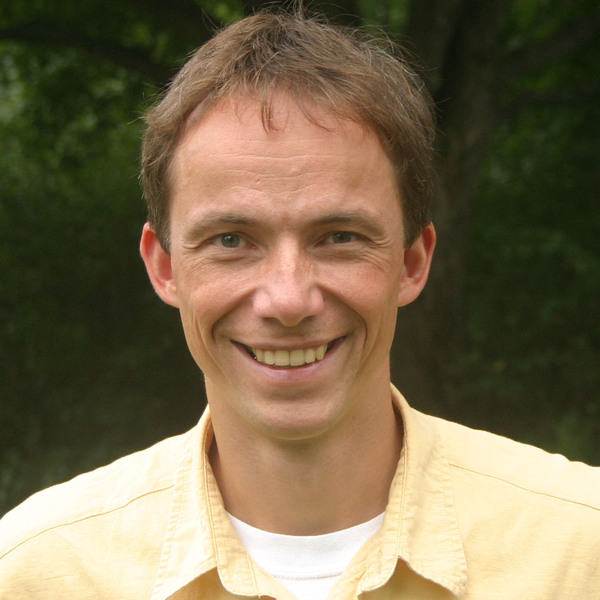
//> input picture utils/daniel2.jpg, 600 x 600 px
$ ./canny daniel2.jpg   (built with g++ and OpenCV 4)
//> lines starting //> are read from the running program, lines starting //| are printed output that depends on the picture
/* canny.cpp - canny edges
 *
 * CS 453 openCV demo
 *
 * OpenCV can only run canny on 8U (byte) images, so it won't work for
 * smoothing with high sigmas...
 */

#include <stdio.h>
#include "opencv2/opencv.hpp"

using namespace cv;
using namespace std;

Mat im0, ims, ime;
const char *wins = "Smoothed";
const char *wine = "Edges";
int sigmaval = 0;
int loval = 0;
int hival = 0;

void mycanny()
{
    //printf("lo = %d   hi = %d\n", loval, hival);
    Canny(ims, ime, loval, hival, 3, true);
    // invert black to white
    ime.convertTo(ime, -1, -1, 255); // rtype=-1 (same result type), scale=-1, offset=255
    imshow(wine, ime);
}

void changelo(int, void *)
{
    if (hival < loval)
	setTrackbarPos("hi", wine, loval);
    mycanny();
}

void changehi(int, void *)
{
    if (loval > hival)
	setTrackbarPos("lo", wine, hival);
    mycanny();
}


void mysmooth(int, void *)
{
    float sigma = sigmaval / 10.0;
    int i = ((int)sigma)*4 + 1;
    printf("sigma = %.2f   i = %d\n", sigma, i);
    GaussianBlur(im0, ims, Size(i, i), sigma, sigma);
    Mat imb;
    ims.convertTo(imb, CV_8U);
    imshow(wins, imb);
    mycanny();
}

int main(int argc, char ** argv)
{
    if (argc < 2) {
	fprintf(stderr, "usage: %s imagefile\n", argv[0]);
	exit(1);
    }

    im0 = imread(argv[1], CV_LOAD_IMAGE_GRAYSCALE);
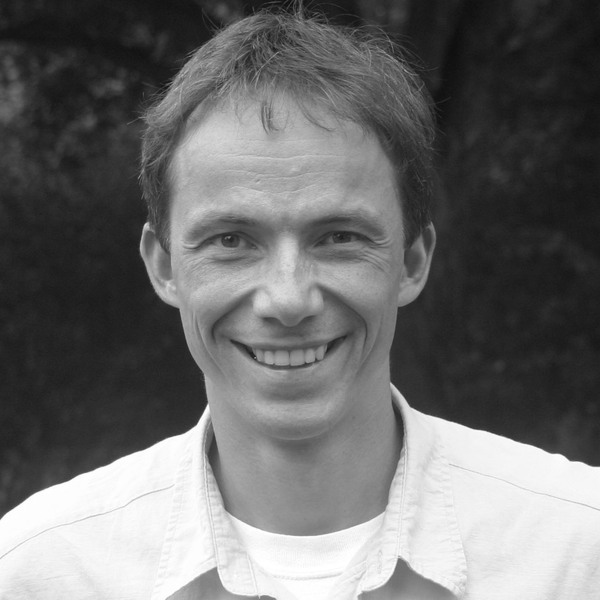
//> im0: 600 rows x 600 cols, CV_8UC1; min 10, max 255, mean 109.2
    if (im0.empty()) {
	fprintf(stderr, "cannot read image %s\n", argv[1]);
	exit(1);
    }
    //im0.convertTo(im0, CV_32F);
    namedWindow(wins, CV_WINDOW_AUTOSIZE);
    namedWindow(wine, CV_WINDOW_AUTOSIZE);
    createTrackbar("10sigma", wins, &sigmaval, 100, mysmooth);
//> slider '10sigma' is set to 33
    createTrackbar("lo", wine, &loval, 40, changelo);
//> slider 'lo' is set to 8
    createTrackbar("hi", wine, &hival, 40, changehi);
//> slider 'hi' is set to 40
    mysmooth(0, 0);
//> in mysmooth, `GaussianBlur(im0, ims, Size(i, i), sigma, sigma);`:
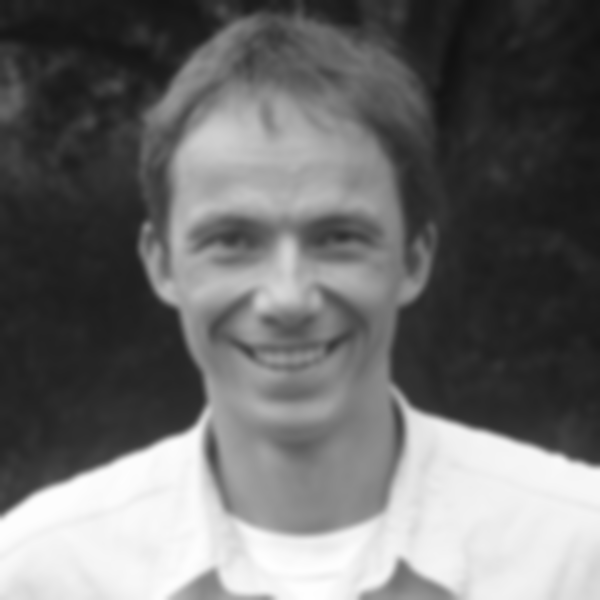
//> ims: 600 rows x 600 cols, CV_8UC1; min 17, max 254, mean 109.2
//> in mycanny, `Canny(ims, ime, loval, hival, 3, true);`:
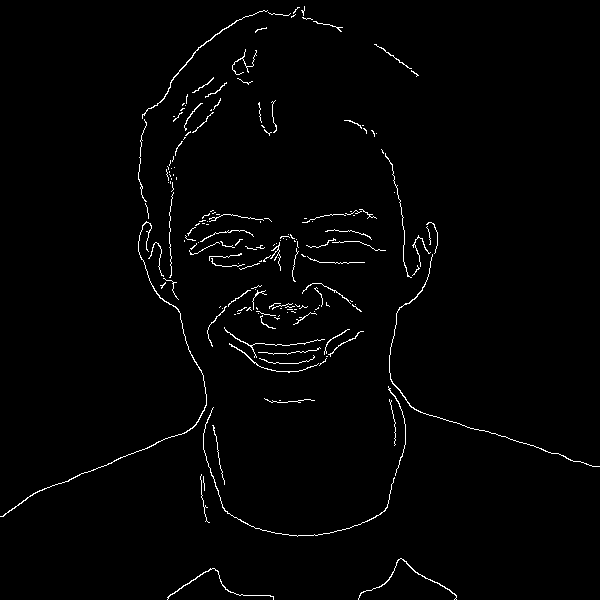
//> ime: 600 rows x 600 cols, CV_8UC1; 1.5% white in thin lines or dots
//> in mycanny, `ime.convertTo(ime, -1, -1, 255);`: ime: 600 rows x 600 cols, CV_8UC1; 98.5% white; black in thin lines or dots
    waitKey(0);

    return 0;
}
